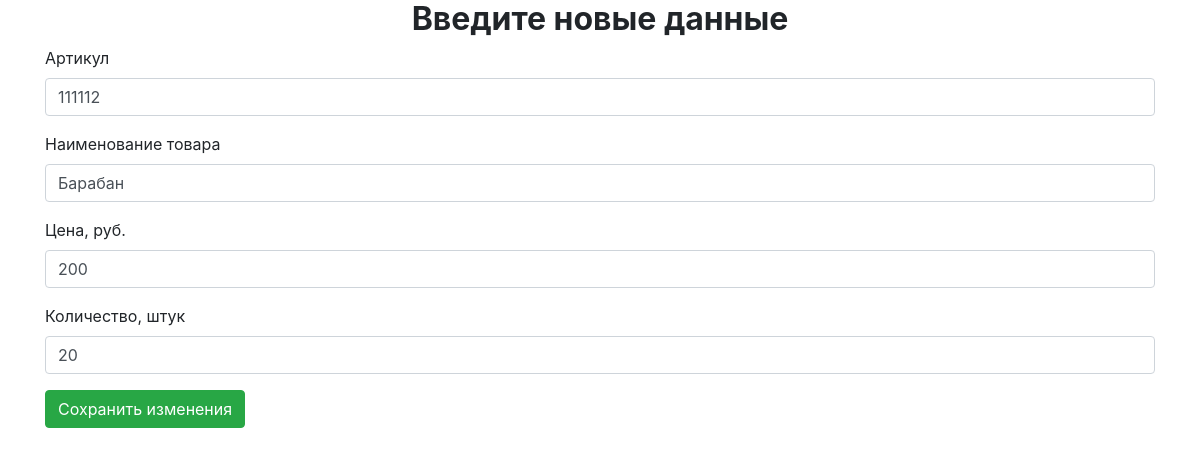
Page /edit_product/111112 on the committed database.
### tables this page shows
CREATE TABLE products (
            vendor_code INTEGER PRIMARY KEY,
            product_name TEXT NOT NULL,
            price INTEGER NOT NULL,
            quantity INTEGER NOT NULL DEFAULT 0 CHECK (quantity >= 0)
        );

### app/main.py (the view)
    @app.route("/edit_product/<vendor_code>", methods=['GET'])
    def edit_form(vendor_code):
        search_by_vendor_code_result = db.search_by_vendor_code(db.open_db(db_url), vendor_code)
        return render_template('edit_product.html', item=search_by_vendor_code_result)

### app/db.py (called while the page is built)
def open_db(url):
    connection = sqlite3.connect(url)
    connection.row_factory = sqlite3.Row
    return connection

def search_by_vendor_code(connection, vendor_code):
    with connection:
        cursor = connection.cursor()
        cursor.execute(
            """SELECT vendor_code, product_name, price, quantity
                 FROM products
                WHERE vendor_code = :vendor_code""",
            {'vendor_code': vendor_code}
        )
        for row in cursor:
            return Products(
                row['vendor_code'],
                row['product_name'],
                row['price'],
                row['quantity']
            )

### app/templates/edit_product.html (shortened to what this page needs)
<!doctype html>
<html lang="en">
<head>
    <link rel="stylesheet" href="https://stackpath.bootstrapcdn.com/bootstrap/4.3.1/css/bootstrap.min.css"
>
</head>
<body>
<div class="container">
    <p class="h2 text-center font-weight-bold">Введите новые данные</p>
    <form class="form-group" action="{{ url_for('edit', vendor_code=item.vendor_code) }}" method="post">
        <div class="form-group">
            <label for="vendor_code">Артикул</label>
            <input class="form-control" name="vendor_code" value="{{ item.vendor_code }}" placeholder="111111" required>
        </div>
        <div class="form-group">
            <label for="product_name">Наименование товара</label>
            <input class="form-control" name="product_name" value="{{ item.product_name }}" placeholder="Бубен" required>
        </div>
        <div class="form-group">
            <label for="price">Цена, руб.</label>
            <input class="form-control" name="price" value="{{ item.price }}" placeholder="1000" required>
        </div>
        <div class="form-group">
            <label for="quantity">Количество, штук</label>
            <input class="form-control" name="quantity" value="{{ item.quantity }}" placeholder="1" required>
        </div>
        <button type="submit" class="btn btn-success">Сохранить изменения</button>
    </form>
</div>
</body>
</html>

### rows in the picture
products: vendor_code "111112", product_name "Барабан", price "200", quantity "20"
